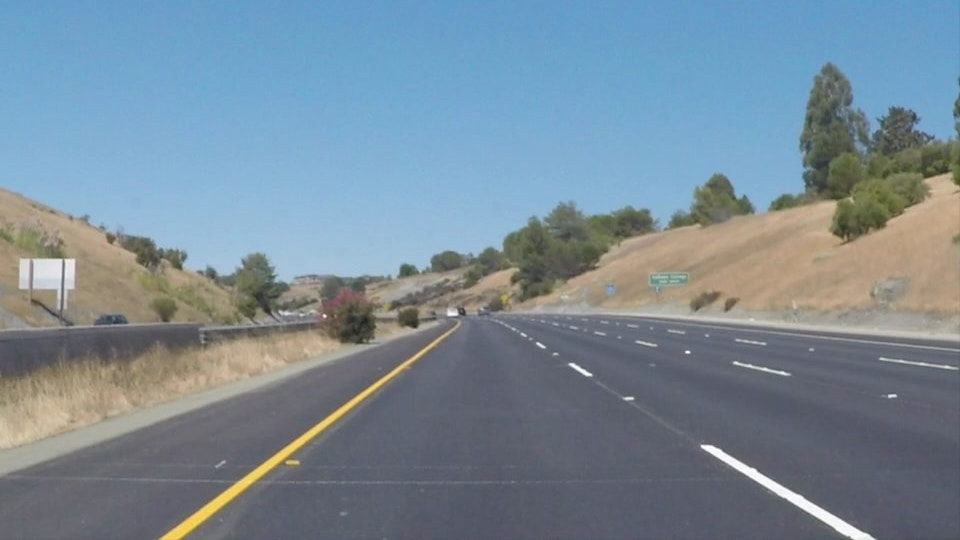
#> input picture test_images/solidYellowCurve2.jpg, 960 x 540 px; its folder holds 5 pictures in this run
$ python image_pipeline_main.py
#> lines starting #> are read from the running program, lines starting #| are printed output that depends on the picture; after the words box and inside, x2 and y2 are one past the last pixel; in counts of white or black regions, pixels touching at a corner belong together
### Functions/CameraCalibration.py
import cv2
import numpy
import glob

def distortion_correction(originalImg, srcImgName = None):
    """
    Corrects the distortion of a given image and returns it

    params:
        srcImgName - if given a value,
        undistorted image will be saved in output/,
        as well as the side by side of distorted and undistorted.

    returns:
        undistortedImg
    """

    # load calibrated camera parameters
    calibration = numpy.load('calib.npz')
    mtx = calibration['mtx']
    dist = calibration['dist']
    rvecs = calibration['rvecs']
    tvecs = calibration['tvecs']

    # load one of the original distorted images
    Img = cv2.resize(originalImg, (1280, 720))
    h, w = Img.shape[:2]

    # obtain the new camera matrix
    newcameraMtx, roi = cv2.getOptimalNewCameraMatrix(mtx, dist, (w, h), 1, (w, h))

    # undistort the original image
    undistortedImg = cv2.undistort(Img, mtx, dist, None, newcameraMtx)

    # save the final result if needed
    if srcImgName is not None:
        cv2.imwrite('output/undistorted_' + srcImgName, undistortedImg)
        cv2.imwrite('output/sbys_' + srcImgName, numpy.hstack((Img, undistortedImg)))

    return undistortedImg


# [40 lines left out: function run_chessboard_calibration, not called in this run]

### Functions/ImageProcessing.py
import numpy
import cv2

def image_thresholding(Img, srcImgName = None):
    """
    Creates a tresholded binary image using Canny

    params:
        srcImgName - if given a value,
        thresholded image will be saved in output/.

    returns:
        treshBinImg
    """

    # converte image to grayscale
    gray = cv2.cvtColor(Img, cv2.COLOR_RGB2GRAY)

    # reduce noise
    blur = cv2.GaussianBlur(gray,(5,5), 1)

    # apply canny
    treshBinImg = cv2.Canny(blur, 50, 180)

    # save the final result if needed
    if srcImgName is not None:
        cv2.imwrite('output/thresholded_' + srcImgName, treshBinImg)

    return treshBinImg


def image_perspective(Img, srcImgName = None):
    """
    Changes the perspective into birds-eye view and returns it

    params:
        srcImgName - if given a value,
        image with changed perspective will be saved in output/.

    returns:
        transformedImg
    """

    # region of interest is handpicked with this coordinates
    topL = (560, 450)
    topR = (750, 450)
    botL = (0, 720)
    botR = (1280, 720)

    cord1 = numpy.float32([topL, botL, topR, botR])
    cord2 = numpy.float32([[0,0], [0,720], [1280, 0], [1280, 720]])

    # matrix for normal -> birds-eye
    matrix = cv2.getPerspectiveTransform(cord1, cord2)

    # transform perspective of an image using matrix
    transformedImg = cv2.warpPerspective(Img, matrix, (1280, 720))

    # save the final result if needed
    if srcImgName is not None:
        cv2.imwrite('output/birds-eye_' + srcImgName, transformedImg)

    return transformedImg


### Functions/LaneIdentifying.py
import numpy
import cv2

def lane_identifying(Img, srcImgName = None):
    """
    Identify lane-line pixels using the sliding window technique

    params:
        srcImgName - if given a value,
        image with sliding window will be saved in output/.

    returns:
        LeftX, RightX, LeftY, RightY
    """

    windowSize = 10
    windowWidth = 50
    Y = 720

    copyImg = Img.copy()

    # get histogram of the picture
    histogramVal = numpy.sum(Img[Img.shape[0]//2:, :], axis=0)

    # find the middle point, left and right high peaks
    midpoint = int(histogramVal.shape[0]/2)
    left_base = numpy.argmax(histogramVal[:midpoint])
    right_base = numpy.argmax(histogramVal[midpoint:]) + midpoint

    # list to save coordinates
    LeftX = []
    LeftY = []
    RightX = []
    RightY = []

    # starting from bottom of the picture (720 pix) and moving up by window size (10 pix)
    while Y > 0:

        # left lane
        img = copyImg[Y-windowSize:Y, left_base-windowWidth:left_base+windowWidth]
        contours, _ = cv2.findContours(img, cv2.RETR_EXTERNAL, cv2.CHAIN_APPROX_SIMPLE)
        for contour in contours:
            M = cv2.moments(contour)
            if M["m00"] != 0:
                cx = int(M["m10"]/M["m00"])
                left_base = left_base - windowWidth + cx

        # right lane
        img = copyImg[Y-windowSize:Y, right_base-windowWidth:right_base+windowWidth]
        contours, _ = cv2.findContours(img, cv2.RETR_TREE, cv2.CHAIN_APPROX_SIMPLE)
        for contour in contours:
            M = cv2.moments(contour)
            if M["m00"] != 0:
                cx = int(M["m10"]/M["m00"])
                right_base = right_base - windowWidth + cx

        # save the results as rectangles on the picture, and as coordinates
        cv2.rectangle(copyImg, (left_base-windowWidth, Y), (left_base+windowWidth, Y-windowSize), (255,255,255), 2)
        LeftX.append(left_base)
        LeftY.append(Y)
        cv2.rectangle(copyImg, (right_base-windowWidth, Y), (right_base+windowWidth, Y-windowSize), (255,255,255), 2)
        RightX.append(right_base)
        RightY.append(Y)

        Y -= windowSize

    # save the final result if needed
    if srcImgName is not None:
        cv2.imwrite('output/identified_' + srcImgName, copyImg)

    return LeftX, RightX, LeftY, RightY


### Functions/PolynomialFitting.py
import numpy
import cv2

def fit_polynomial(Img, LeftX, RightX, LeftY, RightY, srcImgName = None, fill = False):
    """
    Finds the polynomial and draws it on the image

    params:
        srcImgName - if given a value,
        image with polynomial will be saved in output/.
        fill - if given True,
        area of the lane will be filled in.

    returns:
        polynomialImg, left_fit_x, right_fit_x
    """

    # fit to left lane
    left_poly = numpy.polyfit(LeftY, LeftX, 2)      # find A, B, C
    plot_y = numpy.linspace(0, 720, num=720)        # array of 720
    left_fit_x = left_poly[0] * plot_y**2 + left_poly[1] * plot_y + left_poly[2]        # y = A*x^2 + B*x + C

    # fit to right lane
    right_poly = numpy.polyfit(RightY, RightX, 2)   # find A, B, C
    plot_y = numpy.linspace(0, 720, num=720)        # array of 720
    right_fit_x = right_poly[0] * plot_y**2 + right_poly[1] * plot_y + right_poly[2]    # y = A*x^2 + B*x + C

    # region of interest
    topL = (560, 450)
    topR = (750, 450)
    botL = (0, 720)
    botR = (1280, 720)

    cord1 = numpy.float32([topL, botL, topR, botR])
    cord2 = numpy.float32([[0,0], [0,720], [1280, 0], [1280, 720]])

    # birds-eye -> matrix for normal
    matrix = cv2.getPerspectiveTransform(cord2, cord1)

    # transform the Left coordinates back to the original perspective
    birdseye_coords = numpy.array(list(zip(left_fit_x, plot_y)), dtype='float32').reshape(-1, 1, 2)
    original_coords_left = cv2.perspectiveTransform(birdseye_coords, matrix)

    # extract x and y Left coordinates and convert to lists
    original_LeftX = original_coords_left[:, 0, 0].tolist()
    original_LeftY = original_coords_left[:, 0, 1].tolist()

    # transform the Right coordinates back to the original perspective
    birdseye_coords = numpy.array(list(zip(right_fit_x, plot_y)), dtype='float32').reshape(-1, 1, 2)
    original_coords_right = cv2.perspectiveTransform(birdseye_coords, matrix)

    # extract x and y Right coordinates and convert to lists
    original_RightX = original_coords_right[:, 0, 0].tolist()
    original_RightY = original_coords_right[:, 0, 1].tolist()

    # fill in the area
    if fill is True:
        corners = numpy.array([[original_RightX[0], original_RightY[0]], [original_LeftX[0], original_LeftY[0]], [original_LeftX[719], original_LeftY[719]], [original_RightX[719], original_RightY[719]]], dtype=numpy.int32)
        cv2.fillPoly(Img, [corners], (130, 180, 0, 120))

    # draw the polynomial line
    left_points = numpy.array([numpy.transpose(numpy.vstack([original_LeftX, original_LeftY]))], dtype=numpy.int32)
    cv2.polylines(Img, left_points, isClosed=False, color=(0, 0, 150), thickness=4)  # left - red
    right_points = numpy.array([numpy.transpose(numpy.vstack([original_RightX, original_RightY]))], dtype=numpy.int32)
    cv2.polylines(Img, right_points, isClosed=False, color=(150, 0, 0), thickness=4)  # right - blue

    # save the final result if needed
    if srcImgName is not None:
        cv2.imwrite('output/poly_' + srcImgName, Img)

    return Img, left_poly, right_poly

### Functions/VehicleCalculations.py
import numpy
import cv2

def radius_of_curvature(Img, left_poly, right_poly):
    """
    Calculates the radius of curvature

    returns:
       imgWithRadius, center_radius
    """

    y_per_pix = 3/100       # meters per pixel in y dimension

    # current position of the vehicle [y]
    y_eval = Img.shape[0]/2

    # R = (1 + (2*A*x + B)^2)^3/2 / |2*A|
    left_radius = ((1 + (2 * left_poly[0] * y_eval * y_per_pix  + left_poly[1])**2)**1.5) / numpy.absolute(2 * left_poly[0])
    right_radius = ((1 + (2 * right_poly[0] * y_eval * y_per_pix + right_poly[1])**2)**1.5) / numpy.absolute(2 * right_poly[0])

    # radius of curvature of vehicle with respect to center
    center_radius = (left_radius + right_radius) / 2

    # write in the text onto the picture
    text = 'Average Curvature : ' + str(numpy.round(center_radius)) + ' [m]'
    cv2.putText(Img, text, (50,100), cv2.FONT_HERSHEY_DUPLEX, 0.7, (200, 200, 200), 1, cv2.LINE_AA)

    return Img, center_radius


def vehicle_position(Img, left_poly, right_poly):
    """
    Calculates the vehicle position with respect to center

    returns:
       imgWithPosition, vehicle_position
    """

    x_per_pix = 3.7/900     # meters per pixel in x dimension

    # current position of the vehicle [y]
    y_eval = Img.shape[0]

    # position of the left and right lane
    left_position = left_poly[0] * y_eval**2 + left_poly[1] * y_eval + left_poly[2]
    right_position = right_poly[0] * y_eval**2 + right_poly[1] * y_eval + right_poly[2]

    # position of the center of the lane
    center_position = (left_position + right_position) / 2

    # it is assumed that the vehicle is placed in the center of the picture
    # if value is negative, vehicle is left to the center of the lane, othervise right
    vehicle = ((Img.shape[1]//2) - center_position) * x_per_pix

    # write in the text onto the picture
    text = 'Position : ' + str(numpy.absolute(numpy.round(vehicle, 3))) + ' [m]'
    if(vehicle > 0):
        text += ' (to the right)'
    if(vehicle < 0):
        text += ' (to the left)'
    cv2.putText(Img, text, (50,130), cv2.FONT_HERSHEY_DUPLEX, 0.7, (200, 200, 200), 1, cv2.LINE_AA)

    return Img, vehicle

### image_pipeline_main.py
import Functions.CameraCalibration as CamCal
import Functions.ImageProcessing as ImProc
import Functions.LaneIdentifying as LaIden
import Functions.PolynomialFitting as PolFit
import Functions.VehicleCalculations as VeCalc
import cv2

if __name__=="__main__":

    srcImgPath = 'test_images/'
    srcImgName = 'solidYellowCurve2.jpg'

    originalImg = cv2.imread(srcImgPath + srcImgName)
#> originalImg is the input picture: shape (540, 960, 3); mean B, G, R 151.5, 138.6, 120.7

    # 1. Distortion correction
    undistoredImg = CamCal.distortion_correction(originalImg)
#> (reads calib.npz from the repository)

    # 2. Thresholded binary image
    treshBinImg = ImProc.image_thresholding(undistoredImg)
#> in image_thresholding, `gray = cv2.cvtColor(Img, cv2.COLOR_RGB2GRAY)`:
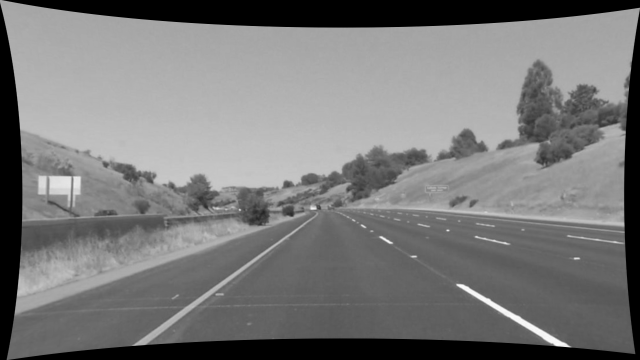
#> gray: shape (720, 1280) (shown at 1/2 size); min 0, max 253, mean 120.8
#> in image_thresholding, `treshBinImg = cv2.Canny(blur, 50, 180)`:
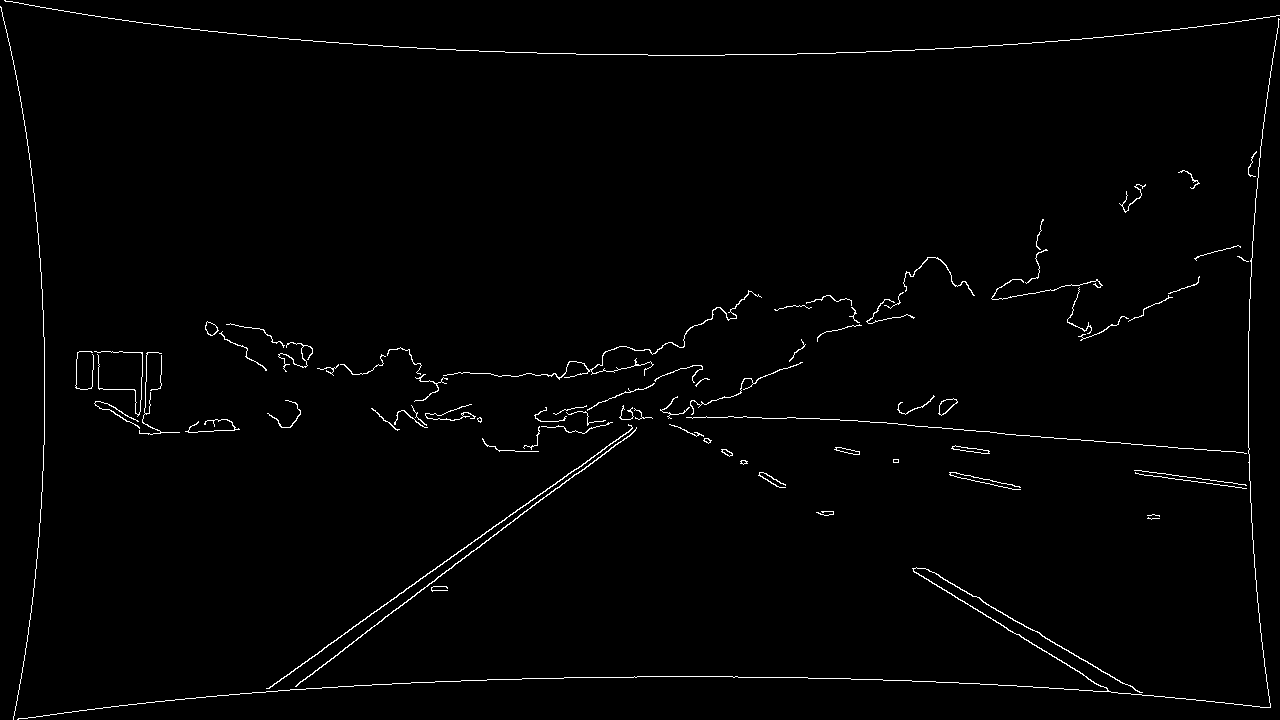
#> treshBinImg: shape (720, 1280); 1.3% white in thin lines or dots

    # 3. Perspective transformation
    transformedImg = ImProc.image_perspective(treshBinImg)
#> in image_perspective, `transformedImg = cv2.warpPerspective(Img, matrix, (1280, 720))`:
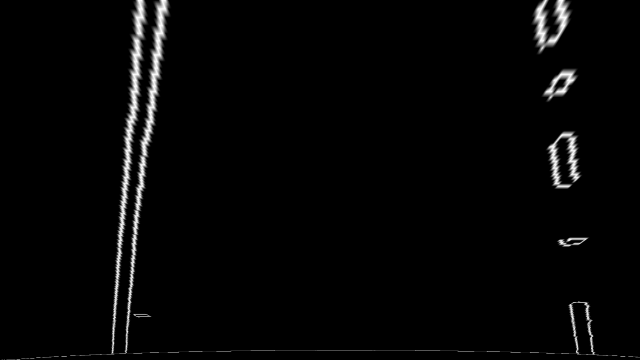
#> transformedImg: shape (720, 1280) (shown at 1/2 size); min 0, max 255, mean 5.9

    # 4.1. Identify lane-line pixels
    LeftX, RightX, LeftY, RightY = LaIden.lane_identifying(transformedImg)
#> in lane_identifying, `histogramVal = numpy.sum(Img[Img.shape[0]//2:, :], axis=0)`: histogramVal = 1280 values, max 21491 at index 244, min 0 at index 0, mean 1242.4
#> in lane_identifying, `left_base = numpy.argmax(histogramVal[:midpoint])`: left_base = 244
#> in lane_identifying, `right_base = numpy.argmax(histogramVal[midpoint:]) + midpoint`: right_base = 1147
#> the loop in lane_identifying, `while Y > 0:` made 72 passes
#> after the loop in lane_identifying, `while Y > 0:`:
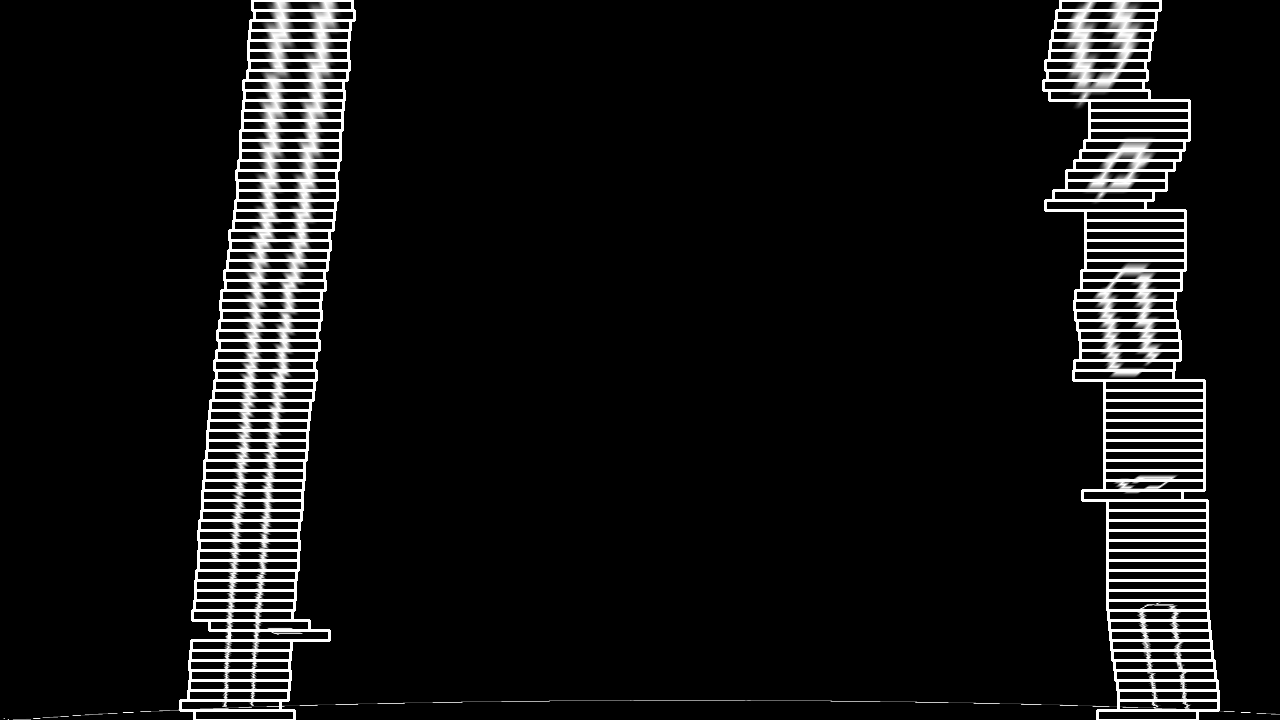
#> copyImg: shape (720, 1280); 5.6% of pixels changed, all inside (x1, y1, x2, y2) = (179, 0, 1220, 720)
#> after the loop in lane_identifying, `while Y > 0:`: LeftX = 72 values, max 304 at index 70, min 230 at index 1, mean 268.2; LeftY = 72 values, max 720 at index 0, min 10 at index 71, mean 365; RightX = 72 values, max 1168 at index 1, min 1093 at index 63, mean 1137.8; RightY has the same summary as LeftY; Y = 0; left_base = 302; right_base = 1110
#> RightY has the same summary as LeftY in lane_identifying

    # 4.2. Fitting the polynomial
    polyImg, LeftPoly, RightPoly = PolFit.fit_polynomial(undistoredImg, LeftX, RightX, LeftY, RightY, fill=False)
#> in fit_polynomial, `left_poly = numpy.polyfit(LeftY, LeftX, 2)`: left_poly = [4.78e-05, -0.128, 306.6]
#> in fit_polynomial, `left_fit_x = left_poly[0] * plot_y**2 + left_poly[1] * plot_y + left_p..`: left_fit_x = 720 values, max 306.6 at index 0, min 239 at index 719, mean 268.7
#> in fit_polynomial, `right_poly = numpy.polyfit(RightY, RightX, 2)`: right_poly = [-5.31e-05, 0.128, 1100.4]
#> in fit_polynomial, `right_fit_x = right_poly[0] * plot_y**2 + right_poly[1] * plot_y + rig..`: right_fit_x = 720 values from 1100.4 to 1165.2
#> in fit_polynomial, `matrix = cv2.getPerspectiveTransform(cord2, cord1)`: matrix = [[0.148, -0.778, 560], [0, -0.477, 450], [0, -0.00118, 1]]
#> in fit_polynomial, `birdseye_coords = numpy.array(list(zip(left_fit_x, plot_y)), dtype='fl..`: birdseye_coords = 720 rows, first 8: [306.6, 0], [306.5, 1], [306.4, 2], [306.2, 3], [306.1, 4.01], [306, 5.01], [305.9, 6.01], [305.7, 7.01]
#> in fit_polynomial, `original_coords_left = cv2.perspectiveTransform(birdseye_coords, matrix)`: original_coords_left = 720 rows, first 8: [605.5, 450], [605.4, 450.1], [605.4, 450.1], [605.3, 450.2], [605.2, 450.2], [605.1, 450.3], [605, 450.3], [604.9, 450.4]
#> in fit_polynomial, `original_LeftX = original_coords_left[:, 0, 0].tolist()`: original_LeftX = 720 values, max 605.5 at index 0, min 239 at index 719, mean 524.9
#> in fit_polynomial, `original_LeftY = original_coords_left[:, 0, 1].tolist()`: original_LeftY = 720 values from 450 to 720
#> in fit_polynomial, `birdseye_coords = numpy.array(list(zip(right_fit_x, plot_y)), dtype='f..`: birdseye_coords = 720 rows, first 8: [1100.4, 0], [1100.5, 1], [1100.6, 2], [1100.7, 3], [1100.9, 4.01], [1101, 5.01], [1101.1, 6.01], [1101.3, 7.01]
#> in fit_polynomial, `original_coords_right = cv2.perspectiveTransform(birdseye_coords, matr..`: original_coords_right = 720 rows, first 8: [723.3, 450], [723.4, 450.1], [723.5, 450.1], [723.6, 450.2], [723.7, 450.2], [723.8, 450.3], [723.9, 450.3], [724, 450.4]
#> in fit_polynomial, `original_RightX = original_coords_right[:, 0, 0].tolist()`: original_RightX = 720 values from 723.3 to 1165.2
#> in fit_polynomial, `original_RightY = original_coords_right[:, 0, 1].tolist()`: original_RightY = 720 values from 450 to 720
#> in fit_polynomial, `left_points = numpy.array([numpy.transpose(numpy.vstack([original_Left..`: left_points = 720 pairs, first value 238 to 605, second value 450 to 720
#> in fit_polynomial, `right_points = numpy.array([numpy.transpose(numpy.vstack([original_Rig..`: right_points = 720 pairs, first value 723 to 1165, second value 450 to 720
#> LeftPoly = [4.78e-05, -0.128, 306.6]; RightPoly = [-5.31e-05, 0.128, 1100.4]

    # 5. Determine curvature and vehicle position
    imgWithRadius, radius = VeCalc.radius_of_curvature(undistoredImg, LeftPoly, RightPoly)
#> in radius_of_curvature, `left_radius = ((1 + (2 * left_poly[0] * y_eval * y_per_pix  + left_pol..`: left_radius = 10708.2
#> in radius_of_curvature, `right_radius = ((1 + (2 * right_poly[0] * y_eval * y_per_pix + right_p..`: right_radius = 9640.9
#> in radius_of_curvature, `center_radius = (left_radius + right_radius) / 2`: center_radius = 10174.5
#> in radius_of_curvature, `text = 'Average Curvature : ' + str(numpy.round(center_radius)) + ' [m]'`: text = 'Average Curvature : 10175.0 [m]'
#> radius = 10174.5
    imgWithPosition, position = VeCalc.vehicle_position(imgWithRadius, LeftPoly, RightPoly)
#> in vehicle_position, `left_position = left_poly[0] * y_eval**2 + left_poly[1] * y_eval + lef..`: left_position = 239
#> in vehicle_position, `right_position = right_poly[0] * y_eval**2 + right_poly[1] * y_eval + ..`: right_position = 1165.2
#> in vehicle_position, `center_position = (left_position + right_position) / 2`: center_position = 702.1
#> in vehicle_position, `vehicle = ((Img.shape[1]//2) - center_position) * x_per_pix`: vehicle = -0.255
#> in vehicle_position, `text = 'Position : ' + str(numpy.absolute(numpy.round(vehicle, 3))) + ..`: text = 'Position : 0.255 [m]'
#> in vehicle_position, `text += ' (to the left)'`: text = 'Position : 0.255 [m] (to the left)'
#> in vehicle_position, `cv2.putText(Img, text, (50,130), cv2.FONT_HERSHEY_DUPLEX, 0.7, (200, 2..`:
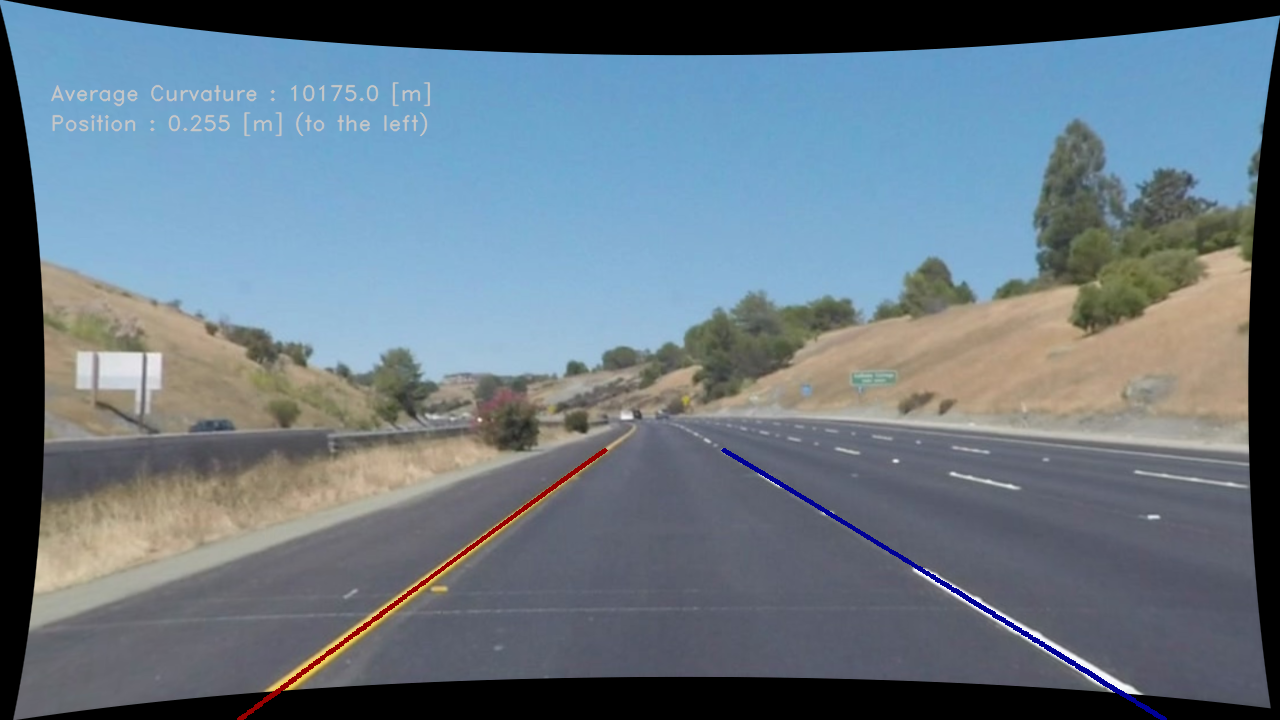
#> Img: shape (720, 1280, 3); mean B, G, R 130.1, 118.5, 103.5
#> position = -0.255

    # 6. Example image
    cv2.imshow("Example Image " + srcImgName, imgWithPosition)
    cv2.waitKey(0)
